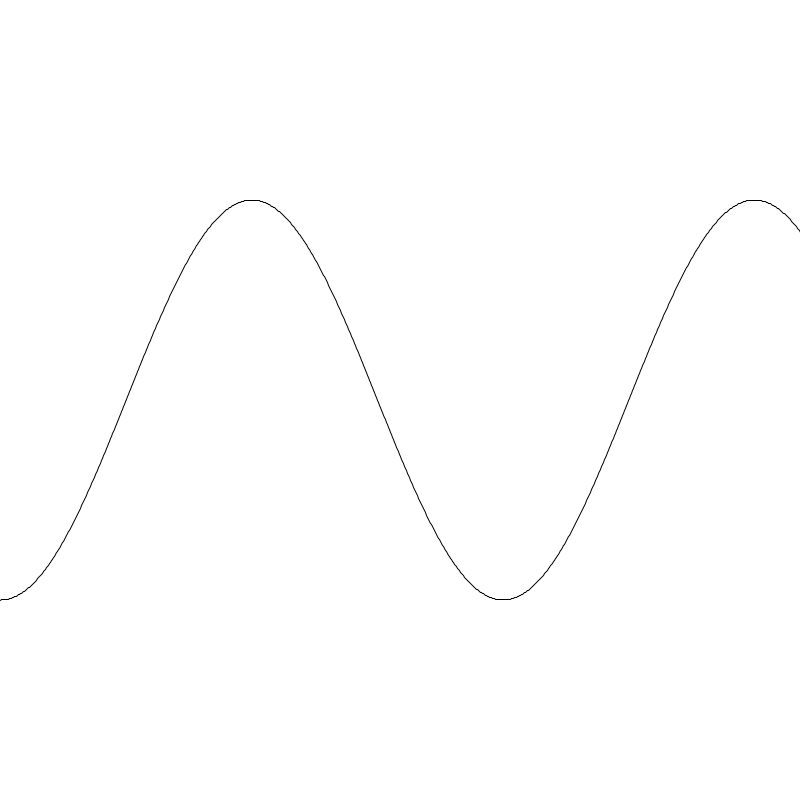
Frame 1 (no input)
Frame 60 (the mouse pressed at the canvas centre just before this capture): identical to frame 1, image omitted
Frame 120 (the mouse held since frame 60 and released just before this capture): identical to frame 1, image omitted

The Processing sketch that drew this single still picture (run headless with seeded random() and noise(); from frame 60 on, the mouse is pressed at the canvas centre):

// Processing sketch: hexagon
// ── hexagon.pde
void setup() {
    size(800,800);
}

void draw() {
    background(255);
    noFill();
    beginShape();
    float lineCount=1000;
    for (float i = 0; i<=lineCount; i++) {
        vertex(i,400+200*cos(i/80));
    }
    endShape();
}
